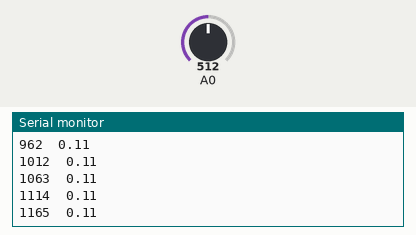
This sketch was run on a simulated Arduino Uno, built with avr-gcc and run on an emulated ATmega328P. On the bench: the last lines printed to the serial monitor. The test bench sets the inputs (shaded band); at power-on: A0 = 512.

Above: at 1.2 s.
1.3 s: A0 set to 716
At 1.33 s:
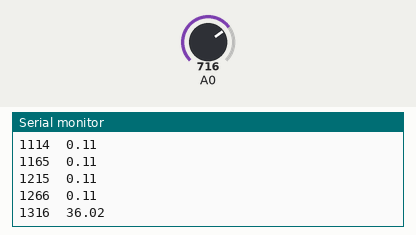
2.8 s: A0 set to 900
At 2.8 s:
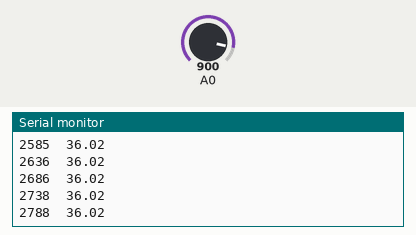
Timing chart, 0 to 5.8 s (numbered marks = the images above; inputs shaded):
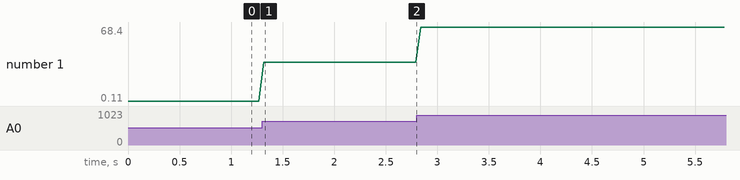

The sketch:

pendule.ino
```cpp
float mesure ;               //délaration de la variable servant a stocker le signal lu
float angle ;
void setup() {
  Serial.begin (9600);        //démarrage de la communication série
  }

void loop() {

     mesure = analogRead (A0); //on stocke la valeur analogique du potentiomètre dans la
                              //variable mesure
    angle=0.176*mesure -90;

    Serial.print(millis());
    Serial.print("\t");
    Serial.println(angle);


    delay (50);
  }
```

Measured:
- after the input at 1.3 s, the serial monitor: prints a new line at once (image 1)
- plotted number 1: 0.11 → 36.02 after the input at 1.3 s
